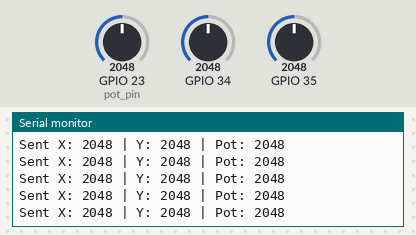
A sketch run on a simulated ESP32. Shown: the last lines printed to the serial monitor. Inputs (shaded band) come from the test bench; at power-on: GPIO 23 (pot_pin) = 2048, GPIO 34 = 2048, GPIO 35 = 2048.

Above: at 1.2 s.
1.3 s: GPIO 23 (pot_pin) set to 2866
At 1.32 s:
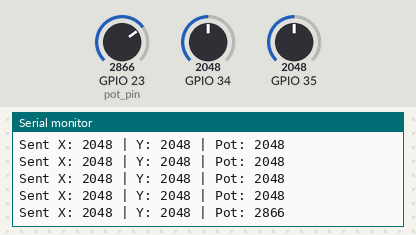
2.8 s: GPIO 34 set to 2866
At 2.83 s:
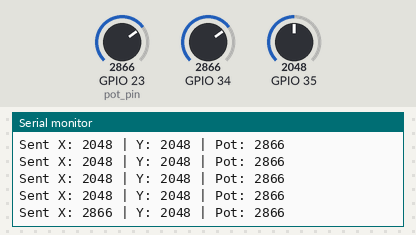
4.3 s: GPIO 35 set to 2866
At 4.34 s:
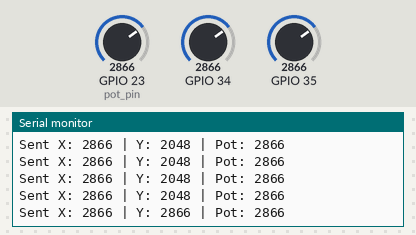
5.8 s: GPIO 23 (pot_pin) set to 3603
At 5.86 s:
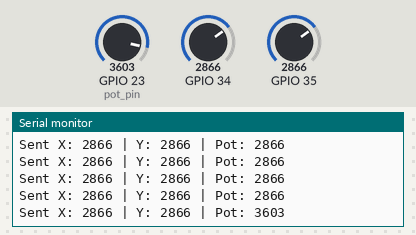
7.3 s: GPIO 34 set to 3603
At 7.37 s:
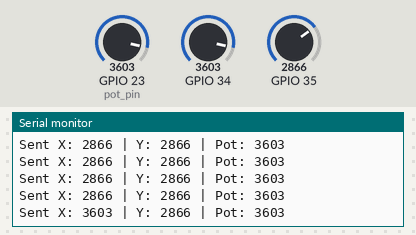
8.8 s: GPIO 35 set to 3603
At 8.88 s:
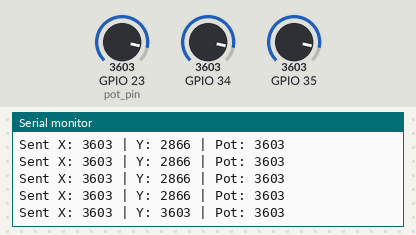
Timing chart, 0 to 11.3 s (numbered marks = the images above; inputs shaded):
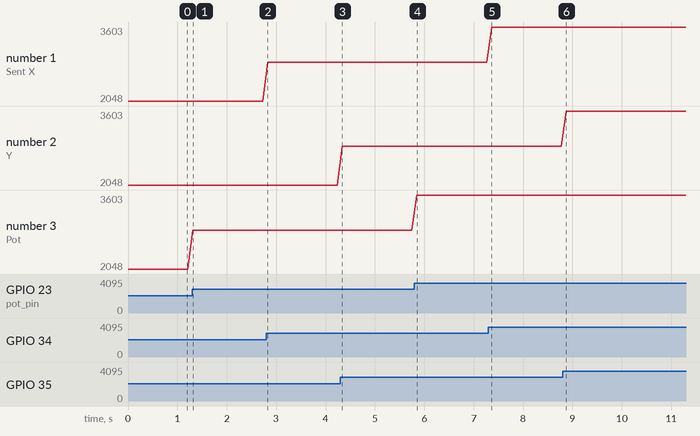

The sketch:

ESPCARSEND.ino
```cpp
#include <esp_now.h>
#include <WiFi.h>
#define pot_pin 23

typedef struct struct_message {
    int pot_value;
  int xValue;
  int yValue;
} struct_message;

struct_message dataToSend;

uint8_t receiverAddress[] = {0x00, 0x4B, 0x12, 0xE7, 0xA8}; // Replace with your receiver MAC, dont use mine

void setup() {
  Serial.begin(115200);
  WiFi.mode(WIFI_STA);
  if (esp_now_init() != ESP_OK) {
    Serial.println("ESP-NOW init failed!");
    return;
  }

  esp_now_peer_info_t peerInfo = {};
  memcpy(peerInfo.peer_addr, receiverAddress, 6);
  peerInfo.channel = 0;
  peerInfo.encrypt = false;

  if (esp_now_add_peer(&peerInfo) != ESP_OK) {
    Serial.println("Failed to add peer");
    return;
  }
}

void loop() {
  dataToSend.xValue = analogRead(34); // Joystick X pin
  dataToSend.yValue = analogRead(35); // Joystick Y pin
  dataToSend.pot_value = analogRead(pot_pin); // Send the pot value

  esp_now_send(receiverAddress, (uint8_t *) &dataToSend, sizeof(dataToSend));
  Serial.print("Sent X: ");
  Serial.print(dataToSend.xValue);
  Serial.print(" | Y: ");
  Serial.print(dataToSend.yValue);
  Serial.print(" | Pot: ");
  Serial.println(dataToSend.pot_value);
  delay(100);
}
```

Measured:
- after the input at 1.3 s, the serial monitor: prints a new line at once (image 1)
- after the input at 2.8 s, the serial monitor: prints a new line at once (image 2)
- after the input at 4.3 s, the serial monitor: prints a new line at once (image 3)
- after the input at 5.8 s, the serial monitor: prints a new line after 0.05 s (image 4)
- after the input at 7.3 s, the serial monitor: prints a new line after 0.06 s (image 5)
- after the input at 8.8 s, the serial monitor: prints a new line after 0.08 s (image 6)
- plotted number 3: 2048 → 2866 after the input at 1.3 s, 2866 → 3603 after the input at 5.8 s
